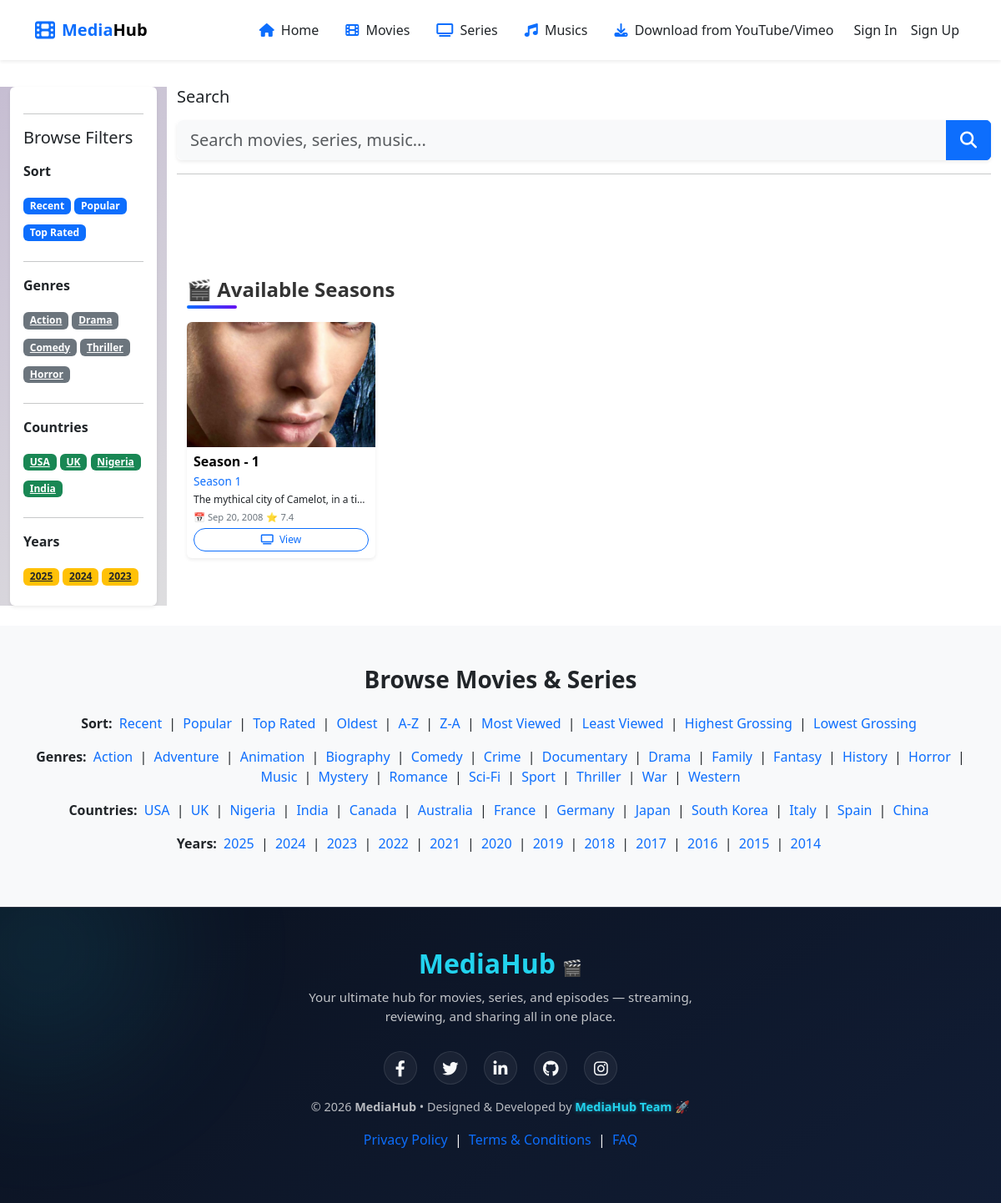
Page /series/merlin/ on the committed database.
### media_app/models.py (models this page shows, shortened)
class Season(models.Model):
    series = models.ForeignKey('Series', related_name='seasons', on_delete=models.CASCADE)
    number = models.PositiveIntegerField()
    title = models.CharField(max_length=255, blank=True, null=True)
    description = models.TextField(blank=True, null=True)
    poster = models.ImageField(upload_to='posters/series/', blank=True, null=True)
    trailer = models.URLField(blank=True, null=True)
    release_date = models.DateField(blank=True, null=True)
    rating = models.FloatField(blank=True, null=True)
    genres = models.CharField(max_length=255, blank=True, null=True)
    country = models.CharField(max_length=100, blank=True, null=True)
    class Meta:
        unique_together = ('series', 'number')
        ordering = ['number']

### media_app/views.py (the view)
# urls.py: path('series/<slug:series_slug>/', series_detail, name='series_detail'),
def series_detail(request, series_slug):
    series = get_object_or_404(Series, slug=series_slug, is_published=True)
    seasons = series.seasons.prefetch_related('episodes').all()
    return render(request, 'media_app/series_detail.html', {
        'series': series,
        'seasons': seasons
    })

### media_app/templates/media_app/series_detail.html (shortened to what this page needs)
{% extends "media_app/base.html" %}
{% block content %}
<div class="container py-5">
  <h4 class="section-title mb-4">🎬 Available Seasons</h4>
  <div class="row row-cols-1 row-cols-sm-2 row-cols-md-3 row-cols-lg-4 g-3" id="seasons-container">
    {% for season in seasons %}
    <div class="col season-item" style="display:none;">
        <div class="card h-100 shadow-sm rounded overflow-hidden season-card hover-scale" style="transition: transform 0.3s; font-size:0.85rem;">
            {% if season.poster %}
                <div class="card-img-top overflow-hidden" style="height:150px;">
                    <img src="{{ season.poster.url }}" class="w-100 h-100 object-fit-cover" alt="Season {{ season.number }} poster">
                </div>
            {% else %}
                <div class="bg-light d-flex align-items-center justify-content-center" style="height:150px;">
                    <span class="text-muted">No Poster Available</span>
                </div>
            {% endif %}
            <div class="card-body d-flex flex-column p-2">
                <h6 class="fw-bold text-black mb-1">Season - {{ season.number }}</h6>
                <h6 class="card-title mb-1">
                    <a href="{% url 'media_app:season_detail' series.slug season.number %}"
                       class="text-decoration-none text-capitalize" style="font-size:0.85rem;">
                        {{ season.title }}
                    </a>
                </h6>
                {% if season.description %}
                  <p class="card-text text-truncate mb-1" style="font-size:0.75rem;">{{ season.description|truncatewords:15 }}</p>
                {% else %}
                  <p class="card-text text-muted mb-1" style="font-size:0.75rem;">No description available.</p>
                {% endif %}
                <ul class="list-unstyled d-flex flex-wrap gap-1 small text-secondary mt-auto mb-1" style="font-size:0.7rem;">
                    {% if season.release_date %}
                      <li class="d-flex align-items-center">📅 {{ season.release_date|date:"M d, Y" }}</li>
                    {% endif %}
                    {% if season.rating %}
                      <li class="d-flex align-items-center">⭐ {{ season.rating|floatformat:1 }}</li>
                    {% endif %}
                </ul>
                <a href="{% url 'media_app:season_detail' series.slug season.number %}"
                   class="btn btn-outline-primary btn-sm mt-auto px-3 py-1" style="font-size:0.75rem;">
                    <i class="fa-solid fa-tv me-1"></i> View
                </a>
            </div>
        </div>
    </div>
    {% endfor %}
  </div>
</div>
{% endblock %}

### static/css/style.css (style rules this page uses)
body { font-family: Inter, system-ui, -apple-system, "Segoe UI", Roboto, "Helvetica Neue", Arial; }
.card { border: none; }

### media_app/templates/media_app/series_detail.html (style rules this page uses)
.season-card { border: none; background: #fff; border-radius: 15px; transition: transform 0.3s ease, box-shadow 0.3s ease; }
.season-card .btn { border-radius: 30px; }
h4.section-title { margin-top: 60px; font-weight: bold; color: #333; position: relative; }
h4.section-title::after { content: ""; position: absolute; left: 0; bottom: -8px; width: 60px; height: 4px; background: linear-gradient(to right, #0d6efd, #6610f2); border-radius: 2px; }

### rows in the picture
Season: poster (picture), number "1", title "Season 1", description "The mythical city of Camelot, in a ti…", release_date "Sep 20, 2008", rating "7.4"
